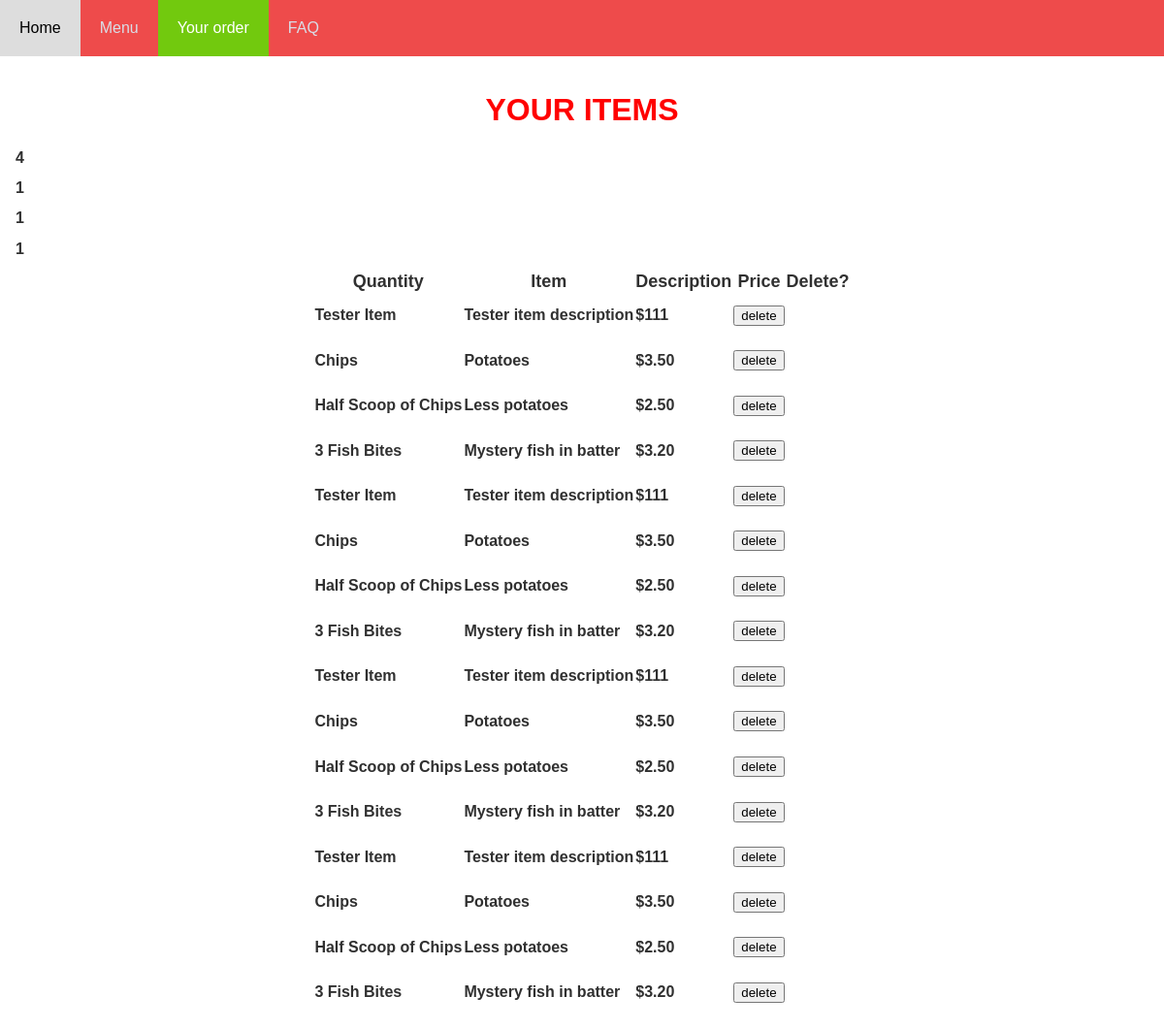
The page /orders on the database its author committed.
### tables this page shows
CREATE TABLE item (id INTEGER PRIMARY KEY, name STRING, description STRING, price DECIMAL, type STRING (100));

### main.py (the view)
@app.route("/orders")
def orders():
    cursor = get_db().cursor()
    sql = "SELECT item_id, name, description, price, order_item.item_id FROM item INNER JOIN order_item ON item.id = order_item.item_id"
    cursor.execute(sql)
    sql = cursor.fetchall()
    cursor = get_db().cursor()
    distinct = "SELECT DISTINCT item_id, name, description, price, order_item.item_id FROM item INNER JOIN order_item ON item.id = order_item.item_id"
    cursor.execute(distinct)
    distinct = cursor.fetchall()
    cursor = get_db().cursor()
    count = "SELECT item_id, COUNT(*) as quantity FROM order_item GROUP BY item_id"
    cursor.execute(count)
    count = cursor.fetchall()
    return render_template("order.html", sql = sql, distinct= distinct, count=count)

### main.py (called while the page is built)
def get_db():
    db = getattr(g, '_database', None)
    if db is None:
        db = g._database = sqlite3.connect(DATABASE)
    return db

@app.teardown_appcontext
def close_connection(exception):
    db = getattr(g, '_database', None)
    if db is not None:
        db.close()

### templates/order.html (shortened to what this page needs)
<!DOCTYPE html>
<html lang="en">
<head>
</head>
<body>
<link rel="stylesheet" href={{url_for('static',filename='stickymenu.css')}}>
  <div id="navbar">
      <a href="http://127.0.0.1:5000/home">Home</a>
      <a href="http://127.0.0.1:5000/menu">Menu</a>
      <a class = "active" href="http://127.0.0.1:5000/orders">Your order</a>
      <a href="http://127.0.0.1:5000/faq">FAQ</a>
    </div>
  <div class="content">
  <h1>YOUR ITEMS</h1>
  <table class="center table-styling">
      <tr>
        <th>Quantity</th>
        <th>Item</th>
        <th>Description</th>
        <th>Price</th>
        <th>Delete?</th>
      </tr>
      <tr class ="hover table-styling">
        {% for item in count%}
        <tr><h2>{{ item [1] }}</h2></tr>
  {% for item in distinct%}
    <td><h2>{{ item [1] }}</h2></td>
    <td><h2>{{ item [2] }}</h2></td>
    <td><h2>{{ item [3] }}</h2></td>
    <td>
      <form action="/delete" method="post">
        <input type="submit" value="delete">
      </form>
    </td>
</tr>
{% endfor %}
  {% endfor %}
  </table>
  </div>
</body>
</html>

### static/stickymenu.css (style rules this page uses)
* { font-family: sans-serif; }
#navbar { overflow: hidden; background-color: rgb(238, 75, 75); }
#navbar a { float: left; display: block; color: #d8dee7; text-align: center; padding: 20px; text-decoration: none; font-family: Arial, Helvetica, sans-serif; }
html,body { padding:0; margin:0; }
body { margin: 0; }
.content { padding: 16px; }
#navbar a.active { background-color: #72c90e; color: white; }
h1 { color: red; text-align: center; font-family: Arial, Helvetica, sans-serif; }
h2 { color: rgb(48, 48, 48); font-family: Arial, Helvetica, sans-serif; font-size: medium; text-align: left; }
table.center { margin-left: auto; margin-right: auto; }
th { color: rgb(48, 48, 48); font-family: Arial, Helvetica, sans-serif; font-size: large; text-align: center; }
.table-styling { border-collapse: collapse; }

### rows shown on the page
item: name "Tester Item", description "Tester item description", price "$111"
item: item "Chips", description "Potatoes", price "$3.50"
item: name "Half Scoop of Chips", description "Less potatoes", price "$2.50"
item: name "3 Fish Bites", description "Mystery fish in batter", price "$3.20"

### other values the page prints
{{ item [1] }} "4" "1" "1" "1"
